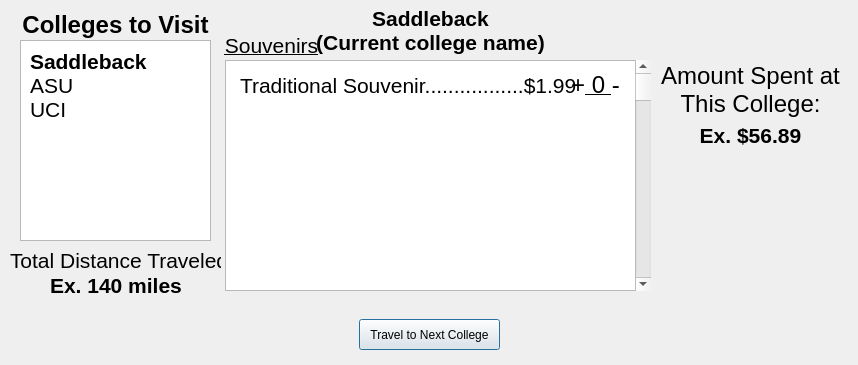
<?xml version="1.0" encoding="UTF-8"?>
<ui version="4.0">
 <class>collegetripwindow</class>
 <widget class="QDialog" name="collegetripwindow">
  <property name="geometry">
   <rect>
    <x>0</x>
    <y>0</y>
    <width>858</width>
    <height>365</height>
   </rect>
  </property>
  <property name="windowTitle">
   <string>Dialog</string>
  </property>
  <widget class="QLabel" name="label">
   <property name="geometry">
    <rect>
     <x>10</x>
     <y>0</y>
     <width>211</width>
     <height>51</height>
    </rect>
   </property>
   <property name="text">
    <string>&lt;html&gt;&lt;head/&gt;&lt;body&gt;&lt;p align=&quot;center&quot;&gt;&lt;span style=&quot; font-size:18pt; font-weight:700;&quot;&gt;Colleges to Visit&lt;/span&gt;&lt;/p&gt;&lt;/body&gt;&lt;/html&gt;</string>
   </property>
  </widget>
  <widget class="QTableWidget" name="tableWidget">
   <property name="geometry">
    <rect>
     <x>20</x>
     <y>40</y>
     <width>191</width>
     <height>201</height>
    </rect>
   </property>
  </widget>
  <widget class="QTableWidget" name="tableWidget_2">
   <property name="geometry">
    <rect>
     <x>225</x>
     <y>60</y>
     <width>411</width>
     <height>231</height>
    </rect>
   </property>
  </widget>
  <widget class="QLabel" name="label_2">
   <property name="geometry">
    <rect>
     <x>10</x>
     <y>240</y>
     <width>211</width>
     <height>41</height>
    </rect>
   </property>
   <property name="text">
    <string>&lt;html&gt;&lt;head/&gt;&lt;body&gt;&lt;p align=&quot;center&quot;&gt;&lt;span style=&quot; font-size:16pt;&quot;&gt;Total Distance Traveled:&lt;/span&gt;&lt;/p&gt;&lt;/body&gt;&lt;/html&gt;</string>
   </property>
   <property name="wordWrap">
    <bool>false</bool>
   </property>
  </widget>
  <widget class="QScrollBar" name="verticalScrollBar">
   <property name="geometry">
    <rect>
     <x>635</x>
     <y>60</y>
     <width>16</width>
     <height>231</height>
    </rect>
   </property>
   <property name="orientation">
    <enum>Qt::Vertical</enum>
   </property>
  </widget>
  <widget class="QPushButton" name="collegetrip_NextCollegeButton">
   <property name="geometry">
    <rect>
     <x>359</x>
     <y>319</y>
     <width>141</width>
     <height>31</height>
    </rect>
   </property>
   <property name="text">
    <string>Travel to Next College</string>
   </property>
  </widget>
  <widget class="QLabel" name="label_3">
   <property name="geometry">
    <rect>
     <x>50</x>
     <y>270</y>
     <width>131</width>
     <height>31</height>
    </rect>
   </property>
   <property name="text">
    <string>&lt;html&gt;&lt;head/&gt;&lt;body&gt;&lt;p&gt;&lt;span style=&quot; font-size:16pt; font-weight:700;&quot;&gt;Ex. 140 miles&lt;/span&gt;&lt;/p&gt;&lt;/body&gt;&lt;/html&gt;</string>
   </property>
  </widget>
  <widget class="QLabel" name="label_4">
   <property name="geometry">
    <rect>
     <x>650</x>
     <y>50</y>
     <width>201</width>
     <height>81</height>
    </rect>
   </property>
   <property name="text">
    <string>&lt;html&gt;&lt;head/&gt;&lt;body&gt;&lt;p align=&quot;center&quot;&gt;&lt;span style=&quot; font-size:18pt;&quot;&gt;Amount Spent at&lt;br/&gt;This College:&lt;/span&gt;&lt;/p&gt;&lt;/body&gt;&lt;/html&gt;</string>
   </property>
  </widget>
  <widget class="QLabel" name="label_5">
   <property name="geometry">
    <rect>
     <x>690</x>
     <y>110</y>
     <width>121</width>
     <height>51</height>
    </rect>
   </property>
   <property name="text">
    <string>&lt;html&gt;&lt;head/&gt;&lt;body&gt;&lt;p align=&quot;center&quot;&gt;&lt;span style=&quot; font-size:16pt; font-weight:700;&quot;&gt;Ex. $56.89&lt;/span&gt;&lt;/p&gt;&lt;/body&gt;&lt;/html&gt;</string>
   </property>
  </widget>
  <widget class="QLabel" name="label_6">
   <property name="geometry">
    <rect>
     <x>201</x>
     <y>25</y>
     <width>141</width>
     <height>41</height>
    </rect>
   </property>
   <property name="text">
    <string>&lt;html&gt;&lt;head/&gt;&lt;body&gt;&lt;p align=&quot;center&quot;&gt;&lt;span style=&quot; font-size:16pt; text-decoration: underline;&quot;&gt;Souvenirs&lt;/span&gt;&lt;/p&gt;&lt;/body&gt;&lt;/html&gt;</string>
   </property>
  </widget>
  <widget class="QLabel" name="label_7">
   <property name="geometry">
    <rect>
     <x>290</x>
     <y>0</y>
     <width>281</width>
     <height>61</height>
    </rect>
   </property>
   <property name="text">
    <string>&lt;html&gt;&lt;head/&gt;&lt;body&gt;&lt;p align=&quot;center&quot;&gt;&lt;span style=&quot; font-size:16pt; font-weight:700;&quot;&gt;Saddleback&lt;br/&gt;(Current college name)&lt;/span&gt;&lt;/p&gt;&lt;/body&gt;&lt;/html&gt;</string>
   </property>
  </widget>
  <widget class="QLabel" name="label_8">
   <property name="geometry">
    <rect>
     <x>30</x>
     <y>40</y>
     <width>181</width>
     <height>91</height>
    </rect>
   </property>
   <property name="text">
    <string>&lt;html&gt;&lt;head/&gt;&lt;body&gt;&lt;p&gt;&lt;span style=&quot; font-size:16pt; font-weight:700;&quot;&gt;Saddleback&lt;br/&gt;&lt;/span&gt;&lt;span style=&quot; font-size:16pt;&quot;&gt;ASU&lt;br/&gt;UCI&lt;/span&gt;&lt;/p&gt;&lt;/body&gt;&lt;/html&gt;</string>
   </property>
  </widget>
  <widget class="QLabel" name="label_9">
   <property name="geometry">
    <rect>
     <x>240</x>
     <y>70</y>
     <width>401</width>
     <height>31</height>
    </rect>
   </property>
   <property name="text">
    <string>&lt;html&gt;&lt;head/&gt;&lt;body&gt;&lt;p&gt;&lt;span style=&quot; font-size:16pt;&quot;&gt;Traditional Souvenir.................$1.99&lt;/span&gt;&lt;/p&gt;&lt;/body&gt;&lt;/html&gt;</string>
   </property>
  </widget>
  <widget class="QLabel" name="label_10">
   <property name="geometry">
    <rect>
     <x>570</x>
     <y>60</y>
     <width>51</width>
     <height>51</height>
    </rect>
   </property>
   <property name="text">
    <string>&lt;html&gt;&lt;head/&gt;&lt;body&gt;&lt;p align=&quot;center&quot;&gt;&lt;span style=&quot; font-size:18pt;&quot;&gt;+&lt;/span&gt;&lt;span style=&quot; font-size:18pt; text-decoration: underline;&quot;&gt; 0 &lt;/span&gt;&lt;span style=&quot; font-size:18pt;&quot;&gt;-&lt;/span&gt;&lt;/p&gt;&lt;/body&gt;&lt;/html&gt;</string>
   </property>
  </widget>
 </widget>
 <resources/>
 <connections/>
</ui>
